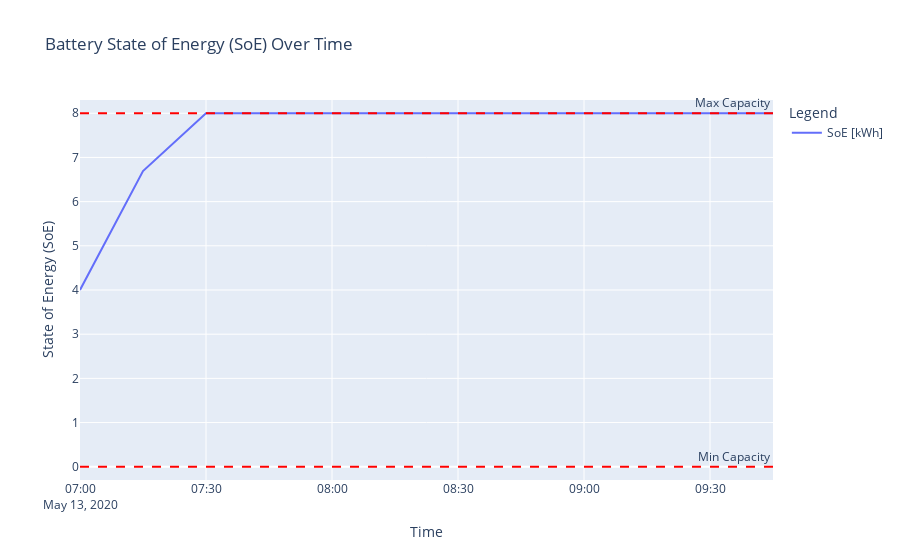

Notebook source saved alongside this figure:
### Code cell
ev2.plot_battery_soe(max_soe=8.0)

### Figure 1 — Plotly figure (JSON) as saved in the notebook; plotly's stock layout.template omitted (floating-point values rounded to 4 significant figures)
{"data": [{"mode": "lines", "name": "SoE [kWh]", "type": "scatter", "x": ["2020-05-13T07:00:00+00:00", "2020-05-13T07:15:00+00:00", "2020-05-13T07:30:00+00:00", "2020-05-13T07:45:00+00:00", "2020-05-13T08:00:00+00:00", "2020-05-13T08:15:00+00:00", "2020-05-13T08:30:00+00:00", "2020-05-13T08:45:00+00:00", "2020-05-13T09:00:00+00:00", "2020-05-13T09:15:00+00:00", "2020-05-13T09:30:00+00:00", "2020-05-13T09:45:00+00:00"], "y": [4.0, 6.692, 8.0, 8.0, 8.0, 8.0, 8.0, 8.0, 8.0, 8.0, 8.0, 8.0]}], "layout": {"annotations": [{"showarrow": false, "text": "Min Capacity", "x": 1, "xanchor": "right", "xref": "x domain", "y": 0, "yanchor": "bottom", "yref": "y"}, {"showarrow": false, "text": "Max Capacity", "x": 1, "xanchor": "right", "xref": "x domain", "y": 8, "yanchor": "bottom", "yref": "y"}], "legend": {"title": {"text": "Legend"}}, "shapes": [{"line": {"color": "red", "dash": "dash"}, "type": "line", "x0": 0, "x1": 1, "xref": "x domain", "y0": 0, "y1": 0, "yref": "y"}, {"line": {"color": "red", "dash": "dash"}, "type": "line", "x0": 0, "x1": 1, "xref": "x domain", "y0": 8, "y1": 8, "yref": "y"}], "showlegend": true, "title": {"text": "Battery State of Energy (SoE) Over Time"}, "xaxis": {"title": {"text": "Time"}}, "yaxis": {"range": [-0.3, 8.3], "title": {"text": "State of Energy (SoE)"}}}}
